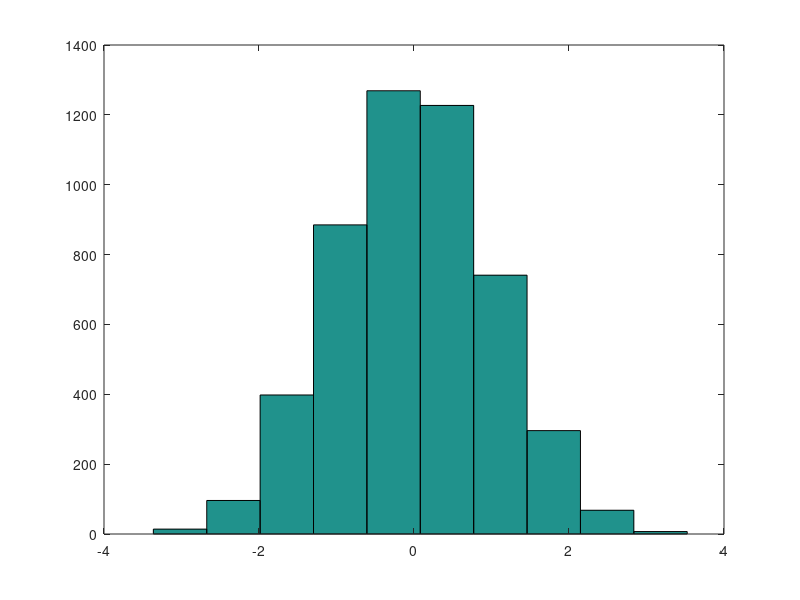

MATLAB code to generate this figure: (Note: this script raises an error after producing the figure.)
%% Smoothing a Histogram
%
% This example shows how to use spline commands from Curve Fitting Toolbox(TM) to
% smooth a histogram.

% Copyright 1987-2014 The MathWorks, Inc.

%%
% Here is a histogram of some random values that might represent data that
% were collected on some measurement.
y = randn(1,5001);
hist(y);
%%
% We would like to derive from this histogram a smoother approximation to the
% underlying distribution. We do this by constructing a spline function |f|
% whose average value over each bar interval equals the height of that bar.

%%
% If |h| is the height of one of these bars, and its left and right edges
% are at |L| and |R|, then we want the spline |f| to satisfy
%
%    integral {f(x) : L < x < R}/(R - L) = h,
%
% or, with |F| the indefinite integral of |f|, i.e., |DF = f|,
%
%    F(R) - F(L)  =  h*(R - L).
[heights,centers] = hist(y);
hold on
ax = gca;
ax.XTickLabel = [];
n = length(centers);
w = centers(2)-centers(1);
t = linspace(centers(1)-w/2,centers(end)+w/2,n+1);
p = fix(n/2);
fill(t([p p p+1 p+1]),[0 heights([p p]),0],'w')
plot(centers([p p]),[0 heights(p)],'r:')
h = text(centers(p)-.2,heights(p)/2,'   h');
dep = -70;
tL = text(t(p),dep,'L');
tR = text(t(p+1),dep,'R');
hold off

%%
% So, with |n| the number of bars, |t(i)| the left edge of the |i|-th bar,
% |dt(i)| its width, and |h(i)| its height, we want
%
%    F(t(i+1)) - F(t(i)) = h(i) * dt(i), for i = 1:n,
%
% or, setting arbitrarily |F(t(1))| = 0,
%
%    F(t(i)) = sum {h(j)*dt(j) : j=1:i-1}, for i = 1:n+1.
dt = diff(t);
Fvals = cumsum([0,heights.*dt]);
%%
% Add to this the two end conditions |DF(t(1)) = 0 = DF(t(n+1))|, and we have
% all the data we need to get |F| as a complete cubic spline interpolant.
F = spline(t, [0, Fvals, 0]);
%%
% The two extra zero values in the second argument indicate the zero endslope
% conditions.
%
% Finally, the derivative, |f = DF|, of the spline |F| is the smoothed version
% of the histogram.
DF = fnder(F);  % computes its first derivative
h.String = 'h(i)';
tL.String = 't(i)';
tR.String = 't(i+1)';
hold on
fnplt(DF, 'r', 2)
hold off
ylims = ylim; 
ylim([0,ylims(2)]);


displayEndOfDemoMessage(mfilename)
